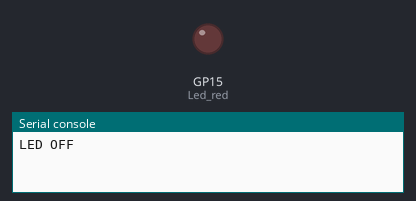
A program run on a simulated Raspberry Pi Pico running MicroPython. On the bench: output pins drawn as LEDs (lit = HIGH), the last lines printed to the serial console.

Above: at 2.5 s.
At 7.5 s:
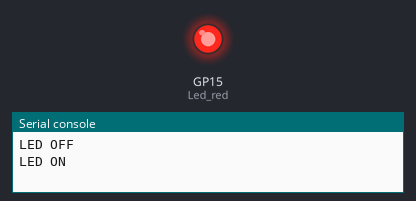
Timing chart, 0 to 13.0 s (numbered marks = the images above):
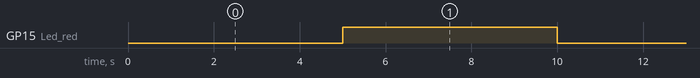

Measured:
- by itself, GP15 (Led_red): alternates HIGH for 5.0 s and LOW for 5.0 s

The program:

MP_01_LED.py
```python
# This is a test script to blink external LEDs

import machine
import utime

Led_red = machine.Pin(15, machine.Pin.OUT)


while True:


    Led_red.value(0)
    print("LED OFF")
    utime.sleep(5)       # Sleep for 5 seconds
    Led_red.value(1)
    print("LED ON")
    utime.sleep(5)

    
```
